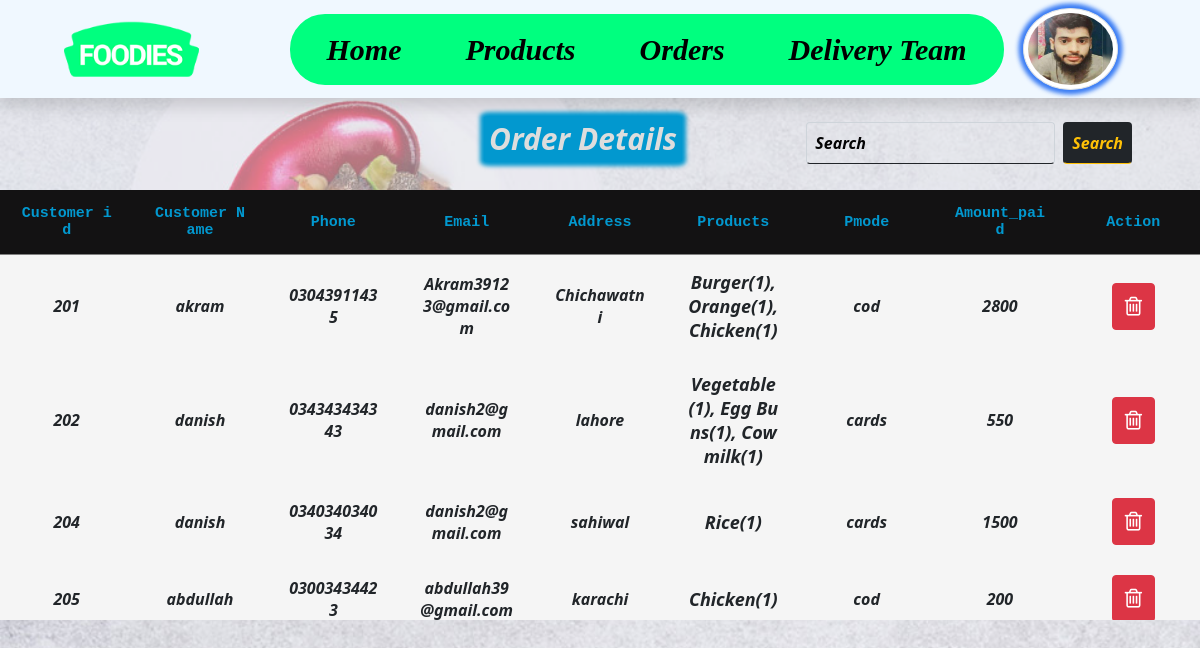
The page /order.php (signed in) on the database its author committed.
### tables this page shows
CREATE TABLE `orders` (
  `id` int(11) NOT NULL,
  `name` varchar(100) NOT NULL,
  `email` varchar(100) NOT NULL,
  `phone` varchar(20) NOT NULL,
  `address` varchar(255) NOT NULL,
  `pmode` varchar(50) NOT NULL,
  `products` varchar(255) NOT NULL,
  `amount_paid` varchar(100) NOT NULL
);

### order.php (the view, shortened to what this page needs)
 <html lang="en">
<head>
    <link rel="stylesheet" href="order.css" />
    <link href="https://cdn.jsdelivr.net/npm/bootstrap@5.0.2/dist/css/bootstrap.min.css" rel="stylesheet">
    <link rel="stylesheet" href="https://stackpath.bootstrapcdn.com/font-awesome/4.7.0/css/font-awesome.min.css">
</head>
<body  style="background-image:url(akram.jpg) ; background-repeat: no-repeat;
background-size: cover;">
    <?php
    include_once 'navbar.php';
    ?>
    <div class="table mt-5">
        <div class="table_header ">
            <h3  style="position:relative; left:40%;" class="hhh  mt-5  " >Order Details</h3>
            <form action="search.php" method="GET" class="d-flex mt-5 me-5">
        <input class="form-control me-2" name="search" type="search" placeholder="Search" aria-label="Search">
        <button style="font-style:italic; font-weight:600;"  class="btn bg-dark text-warning" name="q" type="submit">Search</button>
      </form>
        </div>
        <div class="table_section">
            <table class=" ">
                <thead  >
                    <tr style="font-family:monospace; font-weight:900;  background-color:springgreen; border-radius:20%; " class="text-center  bg-dark">
                        <th scope="col">Customer id</th>
                        <th scope="col">Customer Name</th>
                        <th scope="col">Phone</th>
                        <th scope="col">Email</th>
                        <th scope="col">Address</th>
                        <th scope="col">Products</th>
                        <th scope="col">Pmode</th>
                        <th scope="col">Amount_paid</th>
                        <th scope="col">Action</th>
                    </tr>
                </thead>
                <tbody class="hello">
                <?php
     require_once 'connection.php';
 $query = "SELECT * FROM `orders`";
   $res = mysqli_query($con,$query);
   if ($res->num_rows > 0) {
   foreach($res as $kk){
     ?>
                    <tr class="hi">
                        <td><?php echo $kk['id']; ?></td>
                        <td><?php echo $kk['name']; ?></td>
                        <td><?php echo $kk['phone']; ?></td>
                        <td><?php echo $kk['email']; ?></td>
                        <td><?php echo $kk['address']; ?></td>
                         <td> <span style="font-size:large;">   <?php echo $kk['products']; ?></span> </td>
                        <td><?php echo $kk['pmode']; ?></td>
                        <td><?php echo $kk['amount_paid']; ?></td>
                        <td>
                            <a href="delorder.php?aid=<?php echo $kk['id']?>">
                             <i style="font-size:22px;"  class="fa fa-trash-o fa-lg btn btn-danger  "></i></td>
                    </tr>
                             <?php
     }
      }
      else{
      echo '
       <img src="order.png" alt="" width="1000px" height="500px"  style="position: relative; left:200px;" >';
 }?>
                </tbody>
            </table>
        </div>
    </div>
</body>
</html>

### navbar.php (shortened to what this page needs)
<!DOCTYPE html>
<html lang="en">
<head>
  <link rel="stylesheet" href="nav.css">
  <link rel="stylesheet" href="https://stackpath.bootstrapcdn.com/font-awesome/4.7.0/css/font-awesome.min.css">
  <link href="https://cdn.jsdelivr.net/npm/bootstrap@5.0.2/dist/css/bootstrap.min.css" rel="stylesheet">
</head>
<body  style="background-image:url(akram.jpg) ;">
<nav style="z-index:1;" class="navbar shadow navbar-expand-lg  navbar-light  fixed-top">
        <div class="container-fluid">
            <a href="index.php"   style="font-size: 33px; cursor:pointer; "  class="navbar-brand ms-4 px-4   ">
            <img src="akram.png" height="70"  alt=""></a>
            <div class="collapse navbar-collapse " id="navbarSupportedContent">
                <ul class="navbar-nav me-auto mb-2 mb-lg-0 ms-5 ">
                    <li class="nav-item ">
                        <a class="nav-link  home mx-4    " aria-current="page" href="admin.php">Home</a>
                    </li>
                    <li class="nav-item ">
                        <a class="nav-link  home mx-4  " aria-current="page" href="dashboard.php">Products</a>
                    </li>
                    <li class="nav-item home ">
                        <a class="nav-link  home mx-4  " aria-current="page" href="order.php">Orders</a>
                    </li>
                    <li class="nav-item ">
                        <a class="nav-link  home mx-4  " aria-current="page" href="#">Delivery Team</a>
                    </li>
                </ul>
                <div  class="dropdown">
   <img src="pp.jpg"  class="dropbtn img-thumbnail rounded-circle" alt="">
</div>
            </div>
        </div>
    </nav>
</body>
</html>

### order.css (style rules this page uses)
* { margin: 0; padding: 0; box-sizing: border-box; }
body { font-family: 'Poppins', sans-serif; overflow: hidden; }
.table { width: 100%; }
.table_header { display: flex; justify-content: space-between; align-items: center; flex-wrap: wrap; padding: 20px; background-color: rgba(228, 230, 235, 0.518); }
.hhh { color: #dddddd; background-color: #0298cf; padding: 5px; font-style: oblique; font-weight: bold; box-shadow: 0px 0px 4px 4px #0298cf; font-size: 30px; border-radius: 3%; z-index: 1; }
.table_section { height: 430px; overflow: auto; }
.hi { font-style: oblique; font-weight: bold; font-size:16px; background-color:whitesmoke; }
table { width: 100%; table-layout: fixed; min-width: 900px; border-collapse: collapse; }
thead th { position: sticky; top: 0; background-color: #131213; color:#0298cf; font-size: 15px; }
th, td { padding: 15px 20px; word-break: break-all; text-align: center; }
::placeholder { color: #030304 !important; font-style: oblique; font-weight: 700; }

### nav.css (style rules this page uses)
.navbar { background-color: aliceblue; }
.navbar-nav { background-color: springgreen; border-radius:35px; }
.navbar-nav { border: 5px solid springgreen ; }
.home { font-style: oblique; font-family: 'Times New Roman', Times, serif; font-size: 30px; font-weight: bold; transition: .3s; color:black !important; }
.rounded-circle { box-shadow: 0px 0px 4.5px 4.5px rgba(41, 112, 243, 0.911); }
.img-thumbnail { width:95px!important ; height: 82px !important; }
.dropdown { position: relative; display: inline-block; right: 70px; }

### rows shown on the page
orders: id "201", name "akram", phone "03043911435", email "Akram39123@gmail.com", address "Chichawatni", products "Burger(1), Orange(1), Chicken(1)", pmode "cod", amount_paid "2800"
orders: id "202", name "danish", phone "034343434343", email "danish2@gmail.com", address "lahore", products "Vegetable(1), Egg Buns(1), Cow milk(1)", pmode "cards", amount_paid "550"
orders: id "204", name "danish", phone "034034034034", email "danish2@gmail.com", address "sahiwal", products "Rice(1)", pmode "cards", amount_paid "1500"
orders: id "205", name "abdullah", phone "03003434423", email "abdullah39@gmail.com", address "karachi", products "Chicken(1)", pmode "cod", amount_paid "200"
